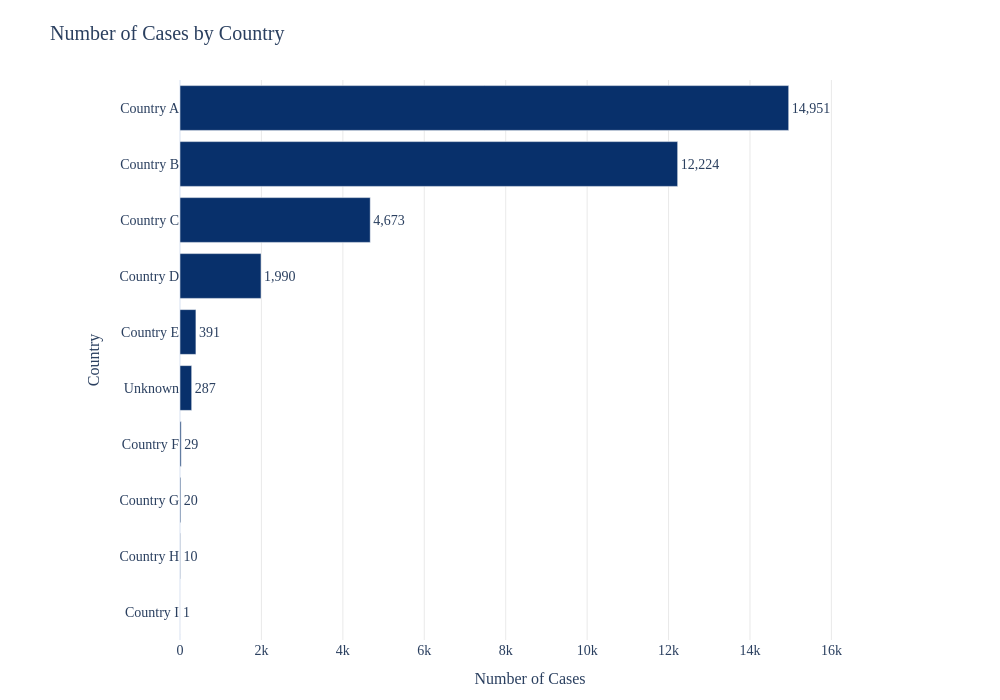

Notebook code cell kept with this figure:
### Code cell
# =============================================================================
# Number of Cases by Country (SL_COUNTRY) — Anonymised
# =============================================================================

# Anonymisation mapping
COUNTRY_ANON_MAP = {
    'Germany':       'Country A',
    'Sweden':        'Country B',
    'UK':            'Country C',
    'Netherlands':   'Country D',
    'Hungary':       'Country E',
    'UAE':           'Country F',
    'International': 'Country G',
    'Russia':        'Country H',
    'Poland':        'Country I',
    'Unknown':       'Unknown',
}

if 'SL_COUNTRY' in master_df.columns:
    country_series = (
        master_df['SL_COUNTRY']
        .fillna('Unknown')
        .astype(str)
        .map(lambda c: COUNTRY_ANON_MAP.get(c, c))
    )
    country_counts = country_series.value_counts().sort_values(ascending=True)

    fig = go.Figure(data=[go.Bar(
        y=country_counts.index.astype(str),
        x=country_counts.values,
        orientation='h',
        text=[f'{v:,}' for v in country_counts.values],
        textposition='outside',
        cliponaxis=False,
        marker=dict(color='#08306b'),
        textfont=dict(family='Times New Roman, serif', size=14)
    )])

    fig.update_layout(
        title=dict(text='Number of Cases by Country', font=ACADEMIC_TITLE_FONT),
        xaxis_title=dict(text='Number of Cases', font=ACADEMIC_AXIS_FONT),
        yaxis_title=dict(text='Country', font=ACADEMIC_AXIS_FONT),
        xaxis=dict(tickfont=ACADEMIC_TICK_FONT, range=[0, max(country_counts.values) * 1.15],
                    showgrid=True, gridcolor='rgba(200,200,200,0.4)', gridwidth=1),
        yaxis=dict(tickfont=ACADEMIC_TICK_FONT),
        width=1000,
        height=max(500, len(country_counts) * 70),
        showlegend=False,
        hovermode='y unified',
        margin=dict(l=180, r=120, t=80, b=60),
        template='plotly_white',
        font=ACADEMIC_FONT,
        plot_bgcolor='white'
    )
    fig.show()

    PATHS['results'].mkdir(parents=True, exist_ok=True)
    output_base = PATHS['results'] / 'Number_of_Cases_by_Country_Anonymised'
    fig.write_image(f"{output_base}.png", scale=PLOTLY_SCALE, engine='kaleido')
    fig.write_image(f"{output_base}.pdf", engine='kaleido')
    print(f"[OK] Saved PNG + PDF: {output_base}")

    print(f"\nUnique countries: {country_series.nunique(dropna=False)}")
    print(f"Total records: {len(master_df):,}")
    print(f"\n{country_counts.sort_values(ascending=False).to_string()}")
else:
    print("Column 'SL_COUNTRY' not found in master_df.")

### Figure 1 — Plotly figure (JSON) as saved in the notebook; plotly's stock layout.template omitted (floating-point values rounded to 4 significant figures)
{"data": [{"cliponaxis": false, "marker": {"color": "#08306b"}, "orientation": "h", "text": ["1", "10", "20", "29", "287", "391", "1,990", "4,673", "12,224", "14,951"], "textfont": {"family": "Times New Roman, serif", "size": 14}, "textposition": "outside", "type": "bar", "x": [1, 10, 20, 29, 287, 391, 1990, 4673, 12224, 14951], "y": ["Country I", "Country H", "Country G", "Country F", "Unknown", "Country E", "Country D", "Country C", "Country B", "Country A"]}], "layout": {"font": {"family": "Times New Roman, serif", "size": 18}, "height": 700, "hovermode": "y unified", "margin": {"b": 60, "l": 180, "r": 120, "t": 80}, "plot_bgcolor": "white", "showlegend": false, "title": {"font": {"family": "Times New Roman, serif", "size": 20}, "text": "Number of Cases by Country"}, "width": 1000, "xaxis": {"gridcolor": "rgba(200,200,200,0.4)", "gridwidth": 1, "range": [0, 17190.0], "showgrid": true, "tickfont": {"family": "Times New Roman, serif", "size": 14}, "title": {"font": {"family": "Times New Roman, serif", "size": 16}, "text": "Number of Cases"}}, "yaxis": {"tickfont": {"family": "Times New Roman, serif", "size": 14}, "title": {"font": {"family": "Times New Roman, serif", "size": 16}, "text": "Country"}}}}
